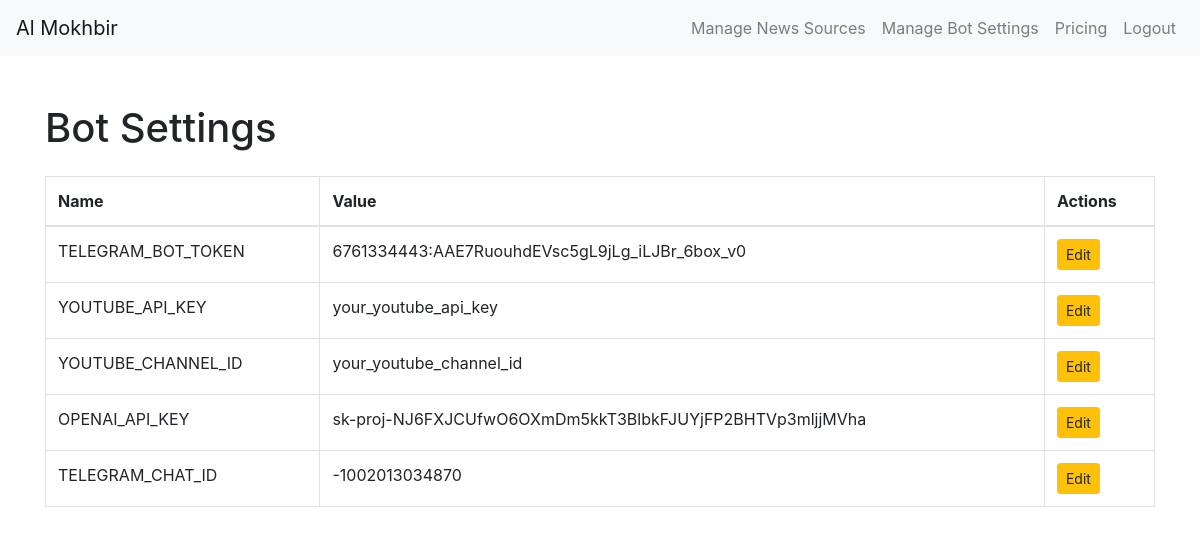
Screenshot of /news_manager/bot_settings/ (signed in) with the database file from the repository.
### news_manager/models.py (models this page shows, shortened)
class BotSetting(models.Model):
    name = models.CharField(max_length=100)
    value = models.CharField(max_length=255)

### news_manager/views.py (the view)
# urls.py: path('bot_settings/', views.bot_setting_list, name='bot_setting_list'),
@login_required
def bot_setting_list(request):
    bot_settings = BotSetting.objects.all()
    return render(request, 'news_manager/bot_setting_list.html', {'bot_settings': bot_settings})

### news_manager/templates/news_manager/bot_setting_list.html (shortened to what this page needs)
{% extends 'news_manager/base.html' %}
{% block content %}
<h1 class="mb-4">Bot Settings</h1>
<table class="table table-bordered">
    <thead>
        <tr>
            <th>Name</th>
            <th>Value</th>
            <th>Actions</th>
        </tr>
    </thead>
    <tbody>
        {% for bot_setting in bot_settings %}
        <tr>
            <td>{{ bot_setting.name }}</td>
            <td>{{ bot_setting.value }}</td>
            <td>
                <a href="{% url 'edit_bot_setting' bot_setting.pk %}" class="btn btn-sm btn-warning">Edit</a>
            </td>
        </tr>
        {% endfor %}
    </tbody>
</table>
{% endblock %}

### news_manager/templates/news_manager/base.html (shortened to what this page needs)
<!DOCTYPE html>
<html lang="en">
<head>
    {% load static %}
    <link href="https://stackpath.bootstrapcdn.com/bootstrap/4.5.2/css/bootstrap.min.css" rel="stylesheet">
    <link href="{% static 'css/styles.css' %}" rel="stylesheet">
</head>
<body>
    <nav class="navbar navbar-expand-lg navbar-light bg-light">
        <a class="navbar-brand" href="{% url 'index' %}">Al Mokhbir</a>
        <div class="collapse navbar-collapse" id="navbarNav">
            <ul class="navbar-nav ml-auto">
                <li class="nav-item">
                    <a class="nav-link" href="{% url 'news_source_list' %}">Manage News Sources</a>
                </li>
                <li class="nav-item">
                    <a class="nav-link" href="{% url 'bot_setting_list' %}">Manage Bot Settings</a>
                </li>
                <li class="nav-item">
                    <a class="nav-link" href="{% url 'pricing' %}">Pricing</a>
                </li>
                {% if user.is_authenticated %}
                <li class="nav-item">
                    <a class="nav-link" href="{% url 'logout' %}">Logout</a>
                </li>
                {% endif %}
            </ul>
        </div>
    </nav>
    <div class="container mt-5">
        {% block content %}{% endblock %}
    </div>
</body>
</html>

### rows the page displays
BotSetting: name "TELEGRAM_BOT_TOKEN", value "6761334443:AAE7RuouhdEVsc5gL9jLg_iLJBr_6box_v0"
BotSetting: name "YOUTUBE_API_KEY", value "your_youtube_api_key"
BotSetting: name "YOUTUBE_CHANNEL_ID", value "your_youtube_channel_id"
BotSetting: name "OPENAI_API_KEY", value "sk-proj-NJ6FXJCUfwO6OXmDm5kkT3BlbkFJUYjFP2BHTVp3mljjMVha"
BotSetting: name "TELEGRAM_CHAT_ID", value "-1002013034870"
